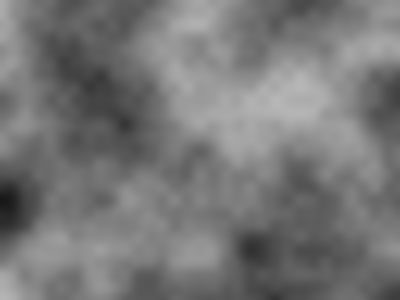
Frame 1 (no input)
Frame 60 (no input): identical to frame 1, image omitted
Frame 120 (the mouse pressed at the canvas centre since frame 60): identical to frame 1, image omitted

The p5.js sketch that drew this single still picture (run headless with seeded random() and noise() and a simulated clock; from frame 60 on, the mouse is pressed at the canvas centre):

// p5.js sketch
// ── sketch.js
function setup() {
	createCanvas(400, 300);
	pixelDensity(1);
}

function draw() {
	loadPixels();
	var xoff = 0;
	var yoff = 0;
	var inc = 0.01;
	for (x = 0; x < width; x++) {
		for (y = 0; y < height; y++) {
			var idx =	(x+y*width)*4;
			var r = noise(x/100, y/100) * 255;
			pixels[idx+0]  = r;
			pixels[idx+1]  = r;
			pixels[idx+2]  = r;
			pixels[idx+3]  = 255;
		}
	}
	updatePixels();
}
